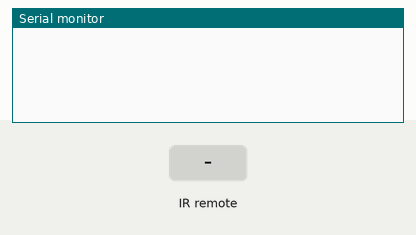
Bench run of a sketch on a simulated Arduino Uno, built with avr-gcc and run on an emulated ATmega328P. On the bench: the last lines printed to the serial monitor. Inputs (shaded band) come from the test bench.

Above: at 1.2 s.
1.3 s: infrared code 0xE72154 received
At 1.37 s:
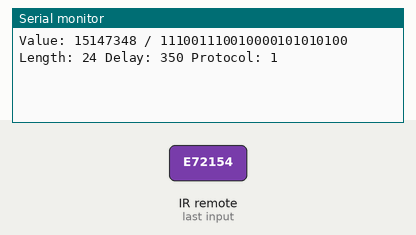
At 2.5 s:
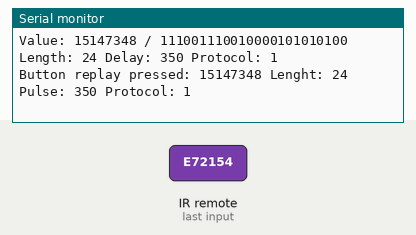

Measured:
- after the input at 1.3 s, the serial monitor: prints a new line at once (image 1)

The sketch:

repeater_433mhz.ino
```cpp
#include <RCSwitch.h>

RCSwitch receiver = RCSwitch();
RCSwitch transmitter = RCSwitch();
int bt_scan=5; //scan button
int bt_replay=6; //replay button
//int red_led=12; //red LED - when a signal is sniffed
//int green_led=13; //green LED - when the board is scanning
unsigned long value=0; //data to replay
int length=0; //data length to replay
int protocol=0; //data protocol to replay
int pulse=0; //data pulse

void setup() {
    Serial.begin(9600);
    receiver.enableReceive(0);
//    pinMode(bt_scan, INPUT);
//    pinMode(bt_replay, INPUT);
// pinMode(green_led, OUTPUT);
// pinMode(red_led, OUTPUT);

// digitalWrite(green_led, HIGH);
// digitalWrite(red_led, LOW);
}

void loop() {

    if (receiver.available()) {
// digitalWrite(green_led, LOW);
// digitalWrite(red_led, HIGH);

    Serial.print("Value: ");
    value=receiver.getReceivedValue();
    Serial.print(receiver.getReceivedValue() );
    Serial.print(" / ");
    Serial.print(receiver.getReceivedValue(), BIN);

    Serial.print(" Length: ");
    length=receiver.getReceivedBitlength();
    Serial.print(receiver.getReceivedBitlength() );

    Serial.print(" Delay: ");
    pulse=receiver.getReceivedDelay();
    Serial.print(receiver.getReceivedDelay() );

    Serial.print(" Protocol: ");
    protocol=receiver.getReceivedProtocol();
    Serial.println(receiver.getReceivedProtocol());
    }

// if (digitalRead(bt_replay)) {
 if (value!=0) {
    Serial.print("Button replay pressed: ");
    Serial.print(value);
    Serial.print(" Lenght: ");
    Serial.print(length);
    Serial.print(" Pulse: ");
    Serial.print(pulse);
    Serial.print(" Protocol: ");
    Serial.print(protocol);
    Serial.println("");

    receiver.disableReceive();
    transmitter.enableTransmit(10);
    transmitter.setProtocol(protocol);
    transmitter.setRepeatTransmit(15);
    transmitter.setPulseLength(pulse-15);

    if(value == 15147348)
      transmitter.send(4277744, length);
    else
      transmitter.send(value, length);

    delay(1000);

    value=0;
    protocol=0;
    pulse=0;
    length=0;

    receiver.enableReceive(0);
//    digitalWrite(green_led, HIGH);
//    digitalWrite(red_led, LOW);
 }
// }
// if (digitalRead(bt_scan)) {
// Serial.print("Button scan pressed");
//// digitalWrite(green_led, HIGH);
//// digitalWrite(red_led, LOW);
// receiver.resetAvailable();
// }
}
```
